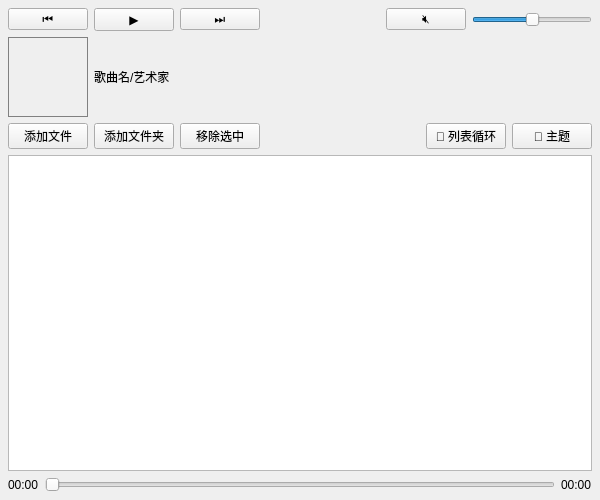
<?xml version="1.0" encoding="UTF-8"?>
<ui version="4.0">
 <class>MusicPlayer</class>
 <widget class="QWidget" name="MusicPlayer">
  <property name="geometry">
   <rect>
    <x>0</x>
    <y>0</y>
    <width>600</width>
    <height>500</height>
   </rect>
  </property>
  <property name="windowTitle">
   <string>MusicPlayer</string>
  </property>
  <layout class="QVBoxLayout" name="mainLayout">
   <property name="leftMargin">
    <number>8</number>
   </property>
   <property name="topMargin">
    <number>8</number>
   </property>
   <property name="rightMargin">
    <number>8</number>
   </property>
   <property name="bottomMargin">
    <number>8</number>
   </property>
   <!-- ========== 第一行：播放控制 ========== -->
   <item>
    <layout class="QHBoxLayout" name="controlLayout">
     <item>
      <widget class="QPushButton" name="prevbttn">
       <property name="text">
        <string>⏮</string>
       </property>
      </widget>
     </item>
     <item>
      <widget class="QPushButton" name="playbttn">
       <property name="text">
        <string>▶</string>
       </property>
      </widget>
     </item>
     <item>
      <widget class="QPushButton" name="nextbttn">
       <property name="text">
        <string>⏭</string>
       </property>
      </widget>
     </item>
     <item>
      <spacer name="controlSpacer">
       <property name="orientation">
        <enum>Qt::Horizontal</enum>
       </property>
       <property name="sizeHint" stdset="0">
        <size>
         <width>40</width>
         <height>20</height>
        </size>
       </property>
      </spacer>
     </item>
     <item>
      <widget class="QPushButton" name="mutebttn">
       <property name="text">
        <string>🔇</string>
       </property>
      </widget>
     </item>
     <item>
      <widget class="QSlider" name="horizontalSlider">
       <property name="minimum">
        <number>0</number>
       </property>
       <property name="maximum">
        <number>100</number>
       </property>
       <property name="value">
        <number>50</number>
       </property>
       <property name="orientation">
        <enum>Qt::Horizontal</enum>
       </property>
      </widget>
     </item>
    </layout>
   </item>
   <!-- ========== 第二行：歌曲信息 + 封面 ========== -->
   <item>
    <layout class="QHBoxLayout" name="infoLayout">
     <item>
      <widget class="QLabel" name="coverLabel">
       <property name="minimumSize">
        <size>
         <width>80</width>
         <height>80</height>
        </size>
       </property>
       <property name="maximumSize">
        <size>
         <width>80</width>
         <height>80</height>
        </size>
       </property>
       <property name="text">
        <string/>
       </property>
       <property name="alignment">
        <set>Qt::AlignCenter</set>
       </property>
       <property name="styleSheet">
        <string notr="true">border: 1px solid gray;</string>
       </property>
      </widget>
     </item>
     <item>
      <widget class="QLabel" name="label_3">
       <property name="text">
        <string>歌曲名/艺术家</string>
       </property>
      </widget>
     </item>
     <item>
      <spacer name="infoSpacer">
       <property name="orientation">
        <enum>Qt::Horizontal</enum>
       </property>
       <property name="sizeHint" stdset="0">
        <size>
         <width>40</width>
         <height>20</height>
        </size>
       </property>
      </spacer>
     </item>
    </layout>
   </item>
   <!-- ========== 第三行：操作按钮 ========== -->
   <item>
    <layout class="QHBoxLayout" name="actionLayout">
     <item>
      <widget class="QPushButton" name="openfilebttn">
       <property name="text">
        <string>添加文件</string>
       </property>
      </widget>
     </item>
     <item>
      <widget class="QPushButton" name="opendirbttn">
       <property name="text">
        <string>添加文件夹</string>
       </property>
      </widget>
     </item>
     <item>
      <widget class="QPushButton" name="deletebttn">
       <property name="text">
        <string>移除选中</string>
       </property>
       <property name="toolTip">
        <string>提示：按住 Ctrl 点击可多选，按住 Shift 点击可连续选择，或直接框选</string>
       </property>
      </widget>
     </item>
     <item>
      <spacer name="actionSpacer">
       <property name="orientation">
        <enum>Qt::Horizontal</enum>
       </property>
       <property name="sizeHint" stdset="0">
        <size>
         <width>40</width>
         <height>20</height>
        </size>
       </property>
      </spacer>
     </item>
     <item>
      <widget class="QPushButton" name="loopbttn">
       <property name="text">
        <string>🔁 列表循环</string>
       </property>
      </widget>
     </item>
     <item>
      <widget class="QPushButton" name="themebttn">
       <property name="text">
        <string>🎨 主题</string>
       </property>
      </widget>
     </item>
    </layout>
   </item>
   <!-- ========== 第四行：播放列表 ========== -->
   <item>
    <widget class="QListView" name="listView">
     <property name="editTriggers">
      <set>QAbstractItemView::NoEditTriggers</set>
     </property>
     <property name="selectionMode">
      <enum>QAbstractItemView::ExtendedSelection</enum>
     </property>
    </widget>
   </item>
   <!-- ========== 第五行：进度条 ========== -->
   <item>
    <layout class="QHBoxLayout" name="progressLayout">
     <item>
      <widget class="QLabel" name="label_2">
       <property name="text">
        <string>00:00</string>
       </property>
      </widget>
     </item>
     <item>
      <widget class="QSlider" name="progressSlider">
       <property name="orientation">
        <enum>Qt::Horizontal</enum>
       </property>
      </widget>
     </item>
     <item>
      <widget class="QLabel" name="label">
       <property name="text">
        <string>00:00</string>
       </property>
      </widget>
     </item>
    </layout>
   </item>
  </layout>
 </widget>
 <resources/>
 <connections/>
</ui>
